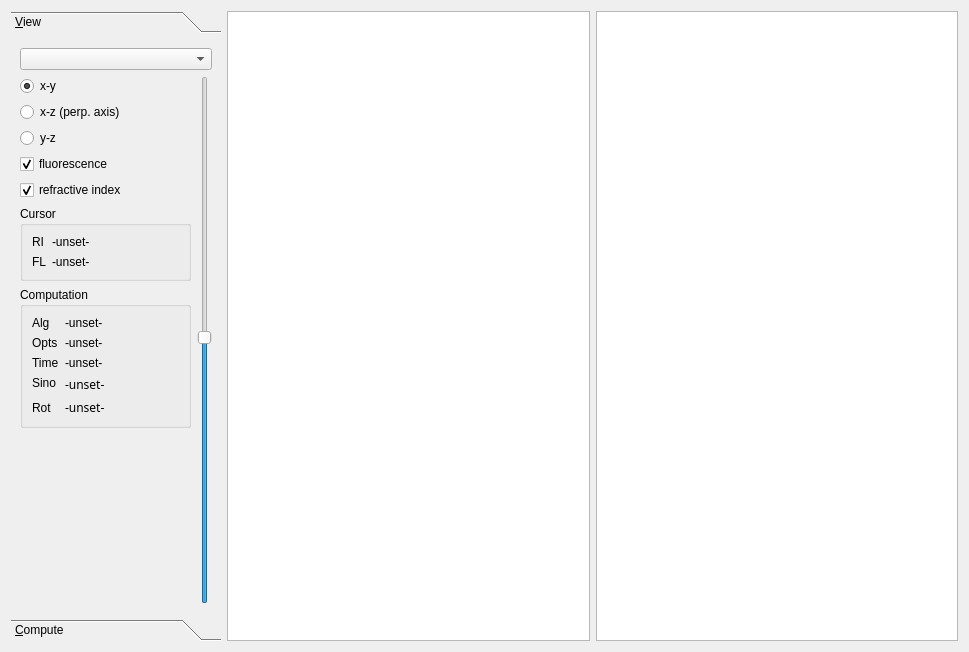
<?xml version="1.0" encoding="UTF-8"?>
<ui version="4.0">
 <class>Form</class>
 <widget class="QWidget" name="Form">
  <property name="geometry">
   <rect>
    <x>0</x>
    <y>0</y>
    <width>969</width>
    <height>652</height>
   </rect>
  </property>
  <property name="windowTitle">
   <string>Form</string>
  </property>
  <layout class="QHBoxLayout" name="horizontalLayout">
   <item>
    <widget class="QToolBox" name="toolBox">
     <property name="sizePolicy">
      <sizepolicy hsizetype="Fixed" vsizetype="Preferred">
       <horstretch>0</horstretch>
       <verstretch>0</verstretch>
      </sizepolicy>
     </property>
     <property name="minimumSize">
      <size>
       <width>210</width>
       <height>0</height>
      </size>
     </property>
     <property name="currentIndex">
      <number>0</number>
     </property>
     <widget class="QWidget" name="page_3">
      <property name="geometry">
       <rect>
        <x>0</x>
        <y>0</y>
        <width>210</width>
        <height>572</height>
       </rect>
      </property>
      <attribute name="label">
       <string>&amp;View</string>
      </attribute>
      <layout class="QVBoxLayout" name="verticalLayout_2">
       <item>
        <widget class="QComboBox" name="comboBox_reco"/>
       </item>
       <item>
        <layout class="QHBoxLayout" name="horizontalLayout_2">
         <property name="leftMargin">
          <number>0</number>
         </property>
         <property name="topMargin">
          <number>0</number>
         </property>
         <item>
          <layout class="QVBoxLayout" name="verticalLayout_3">
           <property name="topMargin">
            <number>0</number>
           </property>
           <item>
            <widget class="QRadioButton" name="radioButton_xy">
             <property name="text">
              <string>x-y</string>
             </property>
             <property name="checked">
              <bool>true</bool>
             </property>
            </widget>
           </item>
           <item>
            <widget class="QRadioButton" name="radioButton_xz">
             <property name="text">
              <string>x-z (perp. axis)</string>
             </property>
            </widget>
           </item>
           <item>
            <widget class="QRadioButton" name="radioButton_yz">
             <property name="text">
              <string>y-z</string>
             </property>
            </widget>
           </item>
           <item>
            <widget class="QCheckBox" name="checkBox_fl">
             <property name="text">
              <string>fluorescence</string>
             </property>
             <property name="checked">
              <bool>true</bool>
             </property>
            </widget>
           </item>
           <item>
            <widget class="QCheckBox" name="checkBox_ri">
             <property name="text">
              <string>refractive index</string>
             </property>
             <property name="checked">
              <bool>true</bool>
             </property>
            </widget>
           </item>
           <item>
            <widget class="QGroupBox" name="groupBox_3">
             <property name="title">
              <string>Cursor</string>
             </property>
             <layout class="QFormLayout" name="formLayout_3">
              <item row="1" column="0">
               <layout class="QFormLayout" name="formLayout_2">
                <property name="leftMargin">
                 <number>0</number>
                </property>
                <property name="topMargin">
                 <number>0</number>
                </property>
                <property name="rightMargin">
                 <number>0</number>
                </property>
                <property name="bottomMargin">
                 <number>0</number>
                </property>
                <item row="0" column="0">
                 <widget class="QLabel" name="label_6">
                  <property name="text">
                   <string>RI</string>
                  </property>
                 </widget>
                </item>
                <item row="1" column="0">
                 <widget class="QLabel" name="label_7">
                  <property name="text">
                   <string>FL</string>
                  </property>
                 </widget>
                </item>
                <item row="0" column="1">
                 <widget class="QLabel" name="label_ri">
                  <property name="sizePolicy">
                   <sizepolicy hsizetype="Preferred" vsizetype="Preferred">
                    <horstretch>0</horstretch>
                    <verstretch>0</verstretch>
                   </sizepolicy>
                  </property>
                  <property name="text">
                   <string>-unset-</string>
                  </property>
                 </widget>
                </item>
                <item row="1" column="1">
                 <widget class="QLabel" name="label_fl">
                  <property name="text">
                   <string>-unset-</string>
                  </property>
                 </widget>
                </item>
               </layout>
              </item>
             </layout>
            </widget>
           </item>
           <item>
            <widget class="QGroupBox" name="groupBox">
             <property name="title">
              <string>Computation</string>
             </property>
             <layout class="QVBoxLayout" name="verticalLayout_6">
              <item>
               <layout class="QFormLayout" name="formLayout">
                <property name="topMargin">
                 <number>0</number>
                </property>
                <item row="0" column="0">
                 <widget class="QLabel" name="label">
                  <property name="text">
                   <string>Alg</string>
                  </property>
                  <property name="alignment">
                   <set>Qt::AlignLeading|Qt::AlignLeft|Qt::AlignTop</set>
                  </property>
                 </widget>
                </item>
                <item row="0" column="1">
                 <widget class="QLabel" name="label_alg">
                  <property name="text">
                   <string>-unset-</string>
                  </property>
                 </widget>
                </item>
                <item row="1" column="0">
                 <widget class="QLabel" name="label_5">
                  <property name="text">
                   <string>Opts</string>
                  </property>
                  <property name="alignment">
                   <set>Qt::AlignLeading|Qt::AlignLeft|Qt::AlignTop</set>
                  </property>
                 </widget>
                </item>
                <item row="1" column="1">
                 <widget class="QLabel" name="label_opts">
                  <property name="text">
                   <string>-unset-</string>
                  </property>
                 </widget>
                </item>
                <item row="3" column="0">
                 <widget class="QLabel" name="label_2">
                  <property name="text">
                   <string>Sino</string>
                  </property>
                  <property name="alignment">
                   <set>Qt::AlignLeading|Qt::AlignLeft|Qt::AlignTop</set>
                  </property>
                 </widget>
                </item>
                <item row="3" column="1">
                 <widget class="QLabel" name="label_sino">
                  <property name="font">
                   <font>
                    <family>Ubuntu Mono</family>
                   </font>
                  </property>
                  <property name="text">
                   <string>-unset-</string>
                  </property>
                 </widget>
                </item>
                <item row="4" column="0">
                 <widget class="QLabel" name="label_4">
                  <property name="text">
                   <string>Rot</string>
                  </property>
                 </widget>
                </item>
                <item row="4" column="1">
                 <widget class="QLabel" name="label_rot">
                  <property name="font">
                   <font>
                    <family>Ubuntu Mono</family>
                   </font>
                  </property>
                  <property name="text">
                   <string>-unset-</string>
                  </property>
                 </widget>
                </item>
                <item row="2" column="0">
                 <widget class="QLabel" name="label_3">
                  <property name="text">
                   <string>Time</string>
                  </property>
                  <property name="alignment">
                   <set>Qt::AlignLeading|Qt::AlignLeft|Qt::AlignTop</set>
                  </property>
                 </widget>
                </item>
                <item row="2" column="1">
                 <widget class="QLabel" name="label_time">
                  <property name="text">
                   <string>-unset-</string>
                  </property>
                 </widget>
                </item>
               </layout>
              </item>
             </layout>
            </widget>
           </item>
           <item>
            <spacer name="verticalSpacer_2">
             <property name="orientation">
              <enum>Qt::Vertical</enum>
             </property>
             <property name="sizeHint" stdset="0">
              <size>
               <width>20</width>
               <height>40</height>
              </size>
             </property>
            </spacer>
           </item>
          </layout>
         </item>
         <item>
          <widget class="QSlider" name="verticalSlider">
           <property name="value">
            <number>50</number>
           </property>
           <property name="tracking">
            <bool>true</bool>
           </property>
           <property name="orientation">
            <enum>Qt::Vertical</enum>
           </property>
           <property name="invertedAppearance">
            <bool>false</bool>
           </property>
           <property name="invertedControls">
            <bool>false</bool>
           </property>
          </widget>
         </item>
        </layout>
       </item>
      </layout>
     </widget>
     <widget class="QWidget" name="page">
      <property name="geometry">
       <rect>
        <x>0</x>
        <y>0</y>
        <width>210</width>
        <height>572</height>
       </rect>
      </property>
      <attribute name="label">
       <string>&amp;Compute</string>
      </attribute>
      <layout class="QVBoxLayout" name="verticalLayout">
       <property name="leftMargin">
        <number>0</number>
       </property>
       <property name="topMargin">
        <number>0</number>
       </property>
       <property name="rightMargin">
        <number>0</number>
       </property>
       <property name="bottomMargin">
        <number>0</number>
       </property>
       <item>
        <widget class="QWidget" name="widget_compute" native="true">
         <layout class="QVBoxLayout" name="verticalLayout_4">
          <item>
           <widget class="QLineEdit" name="lineEdit_reco">
            <property name="text">
             <string>Reconstruction 1</string>
            </property>
           </widget>
          </item>
          <item>
           <widget class="QComboBox" name="comboBox_align">
            <property name="sizePolicy">
             <sizepolicy hsizetype="Minimum" vsizetype="Fixed">
              <horstretch>0</horstretch>
              <verstretch>0</verstretch>
             </sizepolicy>
            </property>
            <property name="currentText">
             <string>Raw Sinogram</string>
            </property>
            <item>
             <property name="text">
              <string>Raw Sinogram</string>
             </property>
            </item>
           </widget>
          </item>
          <item>
           <widget class="QComboBox" name="comboBox_rot">
            <property name="sizePolicy">
             <sizepolicy hsizetype="Minimum" vsizetype="Fixed">
              <horstretch>0</horstretch>
              <verstretch>0</verstretch>
             </sizepolicy>
            </property>
            <item>
             <property name="text">
              <string>Selected Rotation</string>
             </property>
            </item>
           </widget>
          </item>
          <item>
           <widget class="QGroupBox" name="groupBox_2">
            <property name="title">
             <string>Refractive Index</string>
            </property>
            <layout class="QVBoxLayout" name="verticalLayout_8">
             <item>
              <widget class="QComboBox" name="comboBox_alg">
               <property name="sizePolicy">
                <sizepolicy hsizetype="Minimum" vsizetype="Fixed">
                 <horstretch>0</horstretch>
                 <verstretch>0</verstretch>
                </sizepolicy>
               </property>
               <item>
                <property name="text">
                 <string>BPG (ODTbrain)</string>
                </property>
               </item>
               <item>
                <property name="text">
                 <string>BPJ (radontea)</string>
                </property>
               </item>
              </widget>
             </item>
             <item>
              <widget class="QComboBox" name="comboBox_scheme">
               <property name="currentIndex">
                <number>1</number>
               </property>
               <item>
                <property name="text">
                 <string>low precision</string>
                </property>
               </item>
               <item>
                <property name="text">
                 <string>standard</string>
                </property>
               </item>
               <item>
                <property name="text">
                 <string>high precision</string>
                </property>
               </item>
              </widget>
             </item>
             <item>
              <widget class="QComboBox" name="comboBox_post">
               <item>
                <property name="text">
                 <string>Keep Apple Core</string>
                </property>
               </item>
              </widget>
             </item>
             <item>
              <widget class="QCheckBox" name="checkBox_ram">
               <property name="text">
                <string>speed for memory</string>
               </property>
               <property name="checked">
                <bool>true</bool>
               </property>
              </widget>
             </item>
            </layout>
           </widget>
          </item>
          <item>
           <widget class="QPushButton" name="pushButton_compute">
            <property name="text">
             <string>Compute</string>
            </property>
           </widget>
          </item>
         </layout>
        </widget>
       </item>
       <item>
        <widget class="QProgressBar" name="progressBar_fl">
         <property name="value">
          <number>0</number>
         </property>
         <property name="format">
          <string>Fluorescence %p%</string>
         </property>
        </widget>
       </item>
       <item>
        <widget class="QProgressBar" name="progressBar_ri">
         <property name="sizePolicy">
          <sizepolicy hsizetype="Minimum" vsizetype="Fixed">
           <horstretch>0</horstretch>
           <verstretch>0</verstretch>
          </sizepolicy>
         </property>
         <property name="value">
          <number>0</number>
         </property>
         <property name="format">
          <string>Refractive Index %p%</string>
         </property>
        </widget>
       </item>
       <item>
        <widget class="QProgressBar" name="progressBar_post">
         <property name="value">
          <number>0</number>
         </property>
         <property name="format">
          <string>Post-processing %p%</string>
         </property>
        </widget>
       </item>
       <item>
        <spacer name="verticalSpacer">
         <property name="orientation">
          <enum>Qt::Vertical</enum>
         </property>
         <property name="sizeHint" stdset="0">
          <size>
           <width>20</width>
           <height>40</height>
          </size>
         </property>
        </spacer>
       </item>
      </layout>
     </widget>
    </widget>
   </item>
   <item>
    <widget class="ImageView" name="imageView_ri"/>
   </item>
   <item>
    <widget class="ImageView" name="imageView_fl"/>
   </item>
  </layout>
 </widget>
 <customwidgets>
  <customwidget>
   <class>ImageView</class>
   <extends>QGraphicsView</extends>
   <header>pyqtgraph</header>
  </customwidget>
 </customwidgets>
 <resources/>
 <connections>
  <connection>
   <sender>checkBox_ri</sender>
   <signal>clicked(bool)</signal>
   <receiver>imageView_ri</receiver>
   <slot>setVisible(bool)</slot>
   <hints>
    <hint type="sourcelabel">
     <x>103</x>
     <y>209</y>
    </hint>
    <hint type="destinationlabel">
     <x>397</x>
     <y>251</y>
    </hint>
   </hints>
  </connection>
  <connection>
   <sender>checkBox_fl</sender>
   <signal>clicked(bool)</signal>
   <receiver>imageView_fl</receiver>
   <slot>setVisible(bool)</slot>
   <hints>
    <hint type="sourcelabel">
     <x>103</x>
     <y>180</y>
    </hint>
    <hint type="destinationlabel">
     <x>747</x>
     <y>251</y>
    </hint>
   </hints>
  </connection>
 </connections>
</ui>
